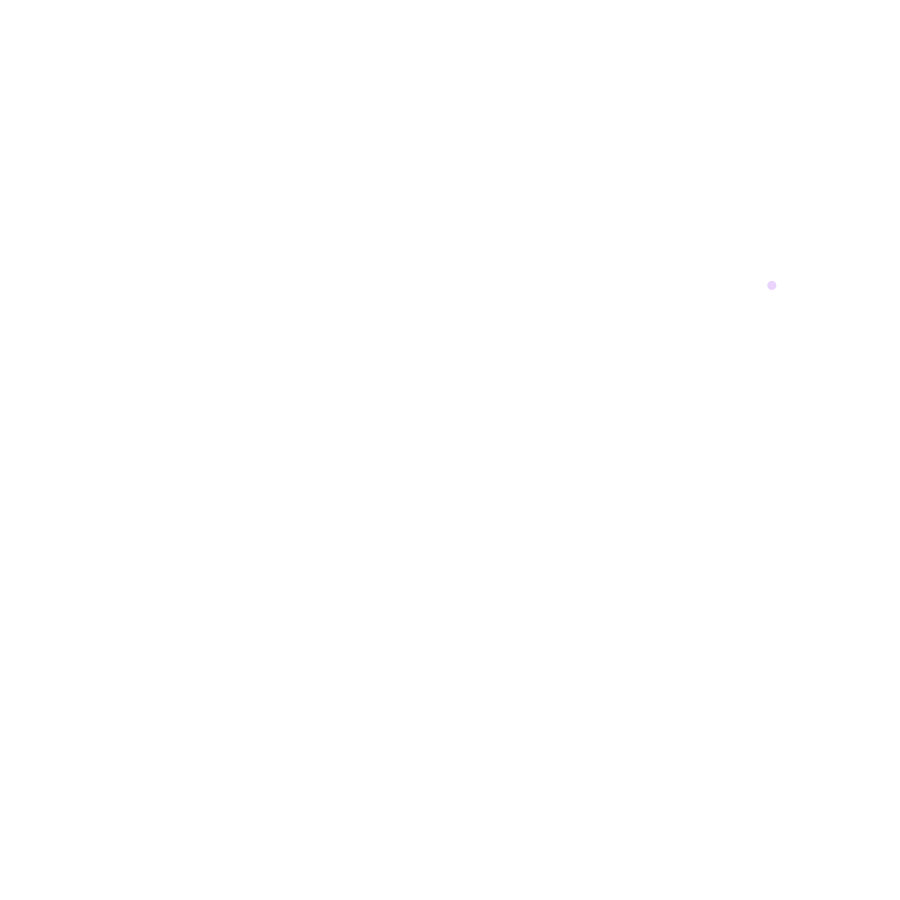
Frame 1 (no input)
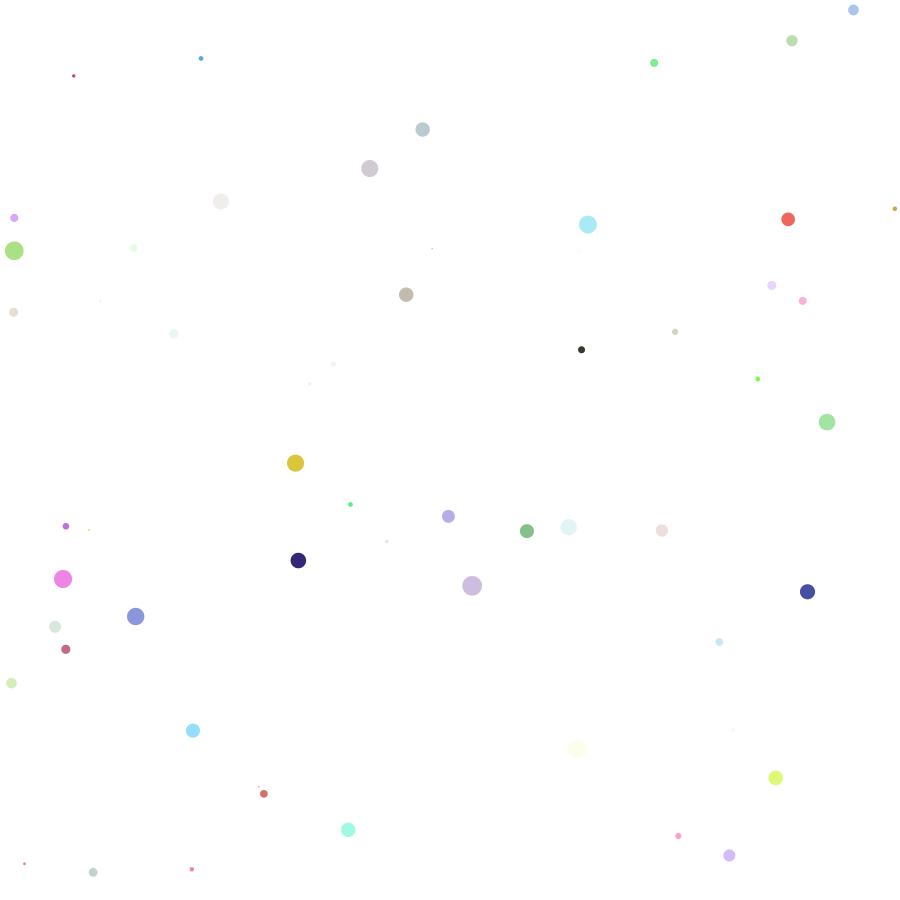
Frame 60 (the mouse pressed at the canvas centre just before this capture)
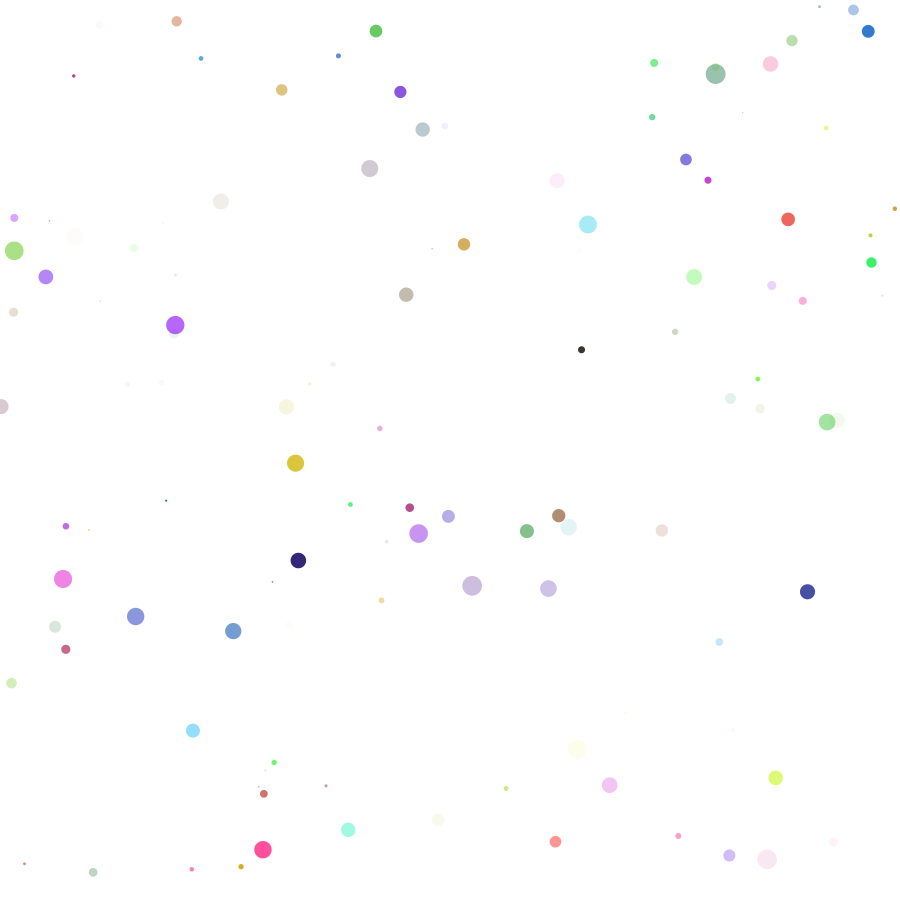
Frame 120 (the mouse held since frame 60 and released just before this capture)

The Processing sketch that drew these frames (run headless with seeded random() and noise(); from frame 60 on, the mouse is pressed at the canvas centre):

// Processing sketch: random_dots
// ── random_dots.pde
float r;
float g;
float b;
float a;

float diam;
float x;
float y;

void setup(){
  size(900,900);
  background(255);
  noStroke();
  //noLoop();
}

void draw(){
  r = random(255);
  g = random(255);
  b = random(255);
  a = random(255);
  
  x = random(width);
  y = random(height);
  
  diam = random(20);
  
  println(r);
  fill(r,g,b,a);
  ellipse(x, y, diam,diam);
  
 
}
